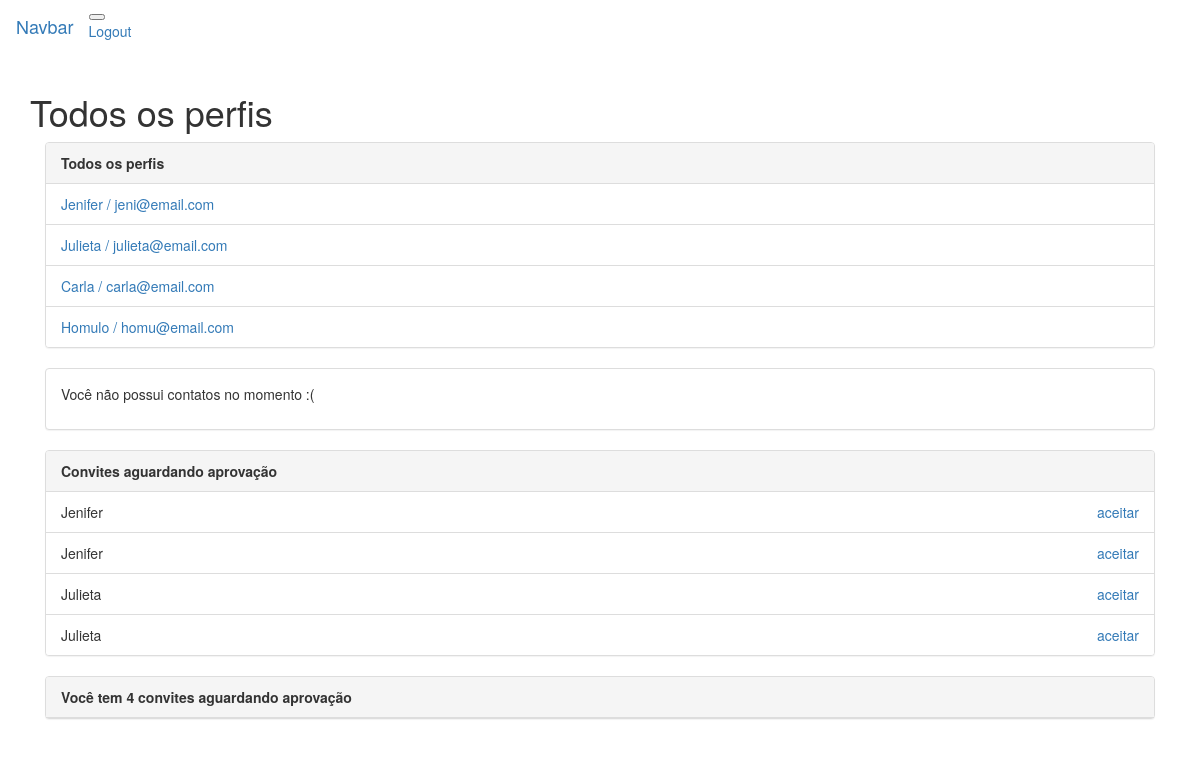
The app's page /perfil/ with its own data.
### perfil/models.py (models this page shows, shortened)
class Perfil(models.Model):
    nome = models.CharField(max_length=255)
    email = models.CharField(max_length=255)
    telefone = models.CharField(max_length=15)
    nome_empresa = models.CharField(max_length=255)
    contatos = models.ManyToManyField('self')

class Convite(models.Model):
    solicitante = models.ForeignKey(Perfil, related_name='convites_feitos', on_delete=models.CASCADE)
    convidado = models.ForeignKey(Perfil, related_name='convites_recebidos', on_delete=models.CASCADE)

### perfil/views.py (the view)
# urls.py: path('perfil/',views.index, name='index'),
def index(request):
    perfil = get_perfil_logado(request)
    return render(request, 'perfil/index.html',{'perfis':Perfil.objects.all(),'perfil_logado':perfil})

### perfil/views.py (called while the page is built)
def get_perfil_logado(request):
        return Perfil.objects.get(id=1)

### perfil/templates/perfil/index.html
{% extends "perfil/base.html" %}
{% block body %}
<h1>Todos os perfis</h1>
<div class="col-lg-12">
    <div class="panel panel-default">
		<div class="panel-heading">
			<strong>Todos os perfis</strong>
		</div>
		{% if perfis %}
		<ul class="list-group">
			{% for perfil in perfis %}
				<li class="list-group-item">
					<a href = "{% url 'exibir' perfil.id %}">	{{ perfil.nome }} / {{ perfil.email }}
					</a>
				</li>
			{% endfor %}
		{% else %}
			<p>Não há perfis cadastrados</p>
		{% endif %}
		</ul>
	</div>
	<div class="panel panel-default">
		{% with total_de_contatos=perfil_logado.contatos.count %}
		{% if total_de_contatos %}
		<div class="panel-heading">
		<strong>Você tem {{total_de_contatos}}
		contato{{ total_de_contatos|pluralize }}</strong>
		</div>
		<ul class="list-group">
		{% for contato in perfil_logado.contatos.all %}
		<a href="{% url 'exibir' contato.id %}"
		class="list-group-item">{{ contato.nome }} // {{ contato.email }}</a>
		{% endfor %}
		</ul>
		{% else %}
		<div class="panel-body">
		<p>Você não possui contatos no momento :(</p>
		</div>
		{% endif %}
		{% endwith %}
	</div>
	<div class="panel panel-default">
		{% if perfil_logado.convites_recebidos.count %}
		<div class="panel-heading">
		<strong>Convites aguardando aprovação</strong>
		</div>
		<ul class="list-group">
		{% for convite in perfil_logado.convites_recebidos.all %}
		<li class="list-group-item">
		{{ convite.solicitante.nome }}
		<a href="{% url 'aceitar' convite.id %}" class="pull-right">aceitar</a>
		</li>
		{% endfor %}
		</ul>
		{% else %}
		<div class="panel-body">
		<p>Nenhum convite recebido :(</p>
		</div>
		{% endif %}
	</div>
	<div class="panel panel-default">
		{% if perfil_logado.convites_recebidos.count %}
		<div class="panel-heading">
		<strong>
		Você tem
		{{ perfil_logado.convites_recebidos.count }}
		convite{{ perfil_logado.convites_recebidos.count|pluralize }}
		aguardando aprovação
		</strong>
		</div>
		{% endif %}
	</div>
</div>
{% endblock %}

### perfil/templates/perfil/base.html (shortened to what this page needs)
<!DOCTYPE html>
{% load static %}
<html lang="en">
<head>
    <link rel="stylesheet" href="{% static 'bootstrap/css/bootstrap.min.css' %}">
</head>
<body>
    <nav class="navbar navbar-expand-lg navbar-light bg-light">
        <a class="navbar-brand" href="#">Navbar</a>
        <button class="navbar-toggler" type="button" data-toggle="collapse" data-target="#navbarNavAltMarkup" aria-controls="navbarNavAltMarkup" aria-expanded="false" aria-label="Toggle navigation">
        </button>
      <div class="collapse navbar-collapse" id="navbarNavAltMarkup">
        <div class="navbar-nav">
            <a class="nav-item nav-link" href="/logout/">Logout</a>
        </div>
      </div>
    </nav>
    <div class="container">
    {% block body %}
    {% endblock %}
    </div>
</body>
</html>

### records on screen
Perfil: nome "Jenifer", email "jeni@email.com", convites_recebidos.count "4"
Perfil: nome "Julieta", email "julieta@email.com"
Perfil: nome "Carla", email "carla@email.com"
Perfil: nome "Homulo", email "homu@email.com"
Convite: solicitante.nome "Jenifer"
Convite: solicitante.nome "Jenifer"
Convite: solicitante.nome "Julieta"
Convite: solicitante.nome "Julieta"
